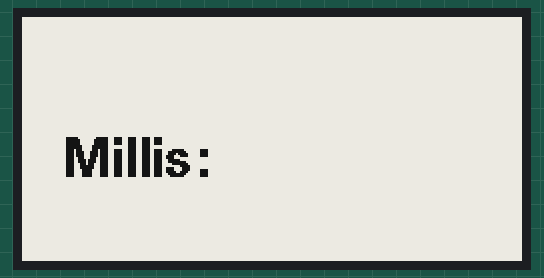
This sketch was run on a simulated Arduino Uno, built for the host (arithmetic inside an expression is 32-bit, double 64-bit). Parts: 250×122 one-colour display.

Above: at 3.3 s.
At 7.8 s:
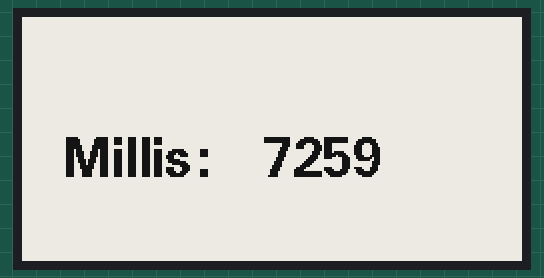
At 12.3 s:
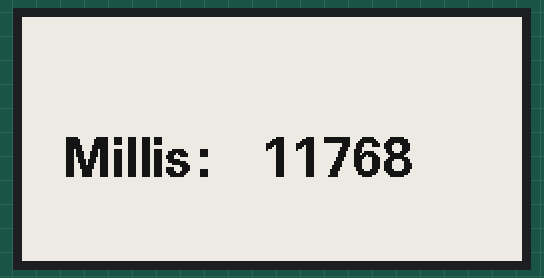
At 21.3 s:
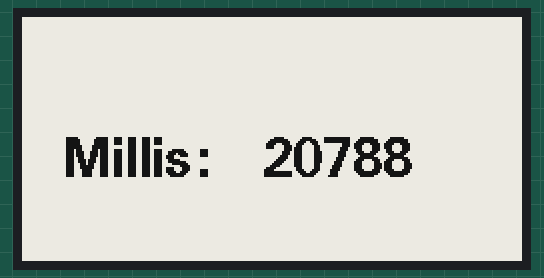
At 30.4 s:
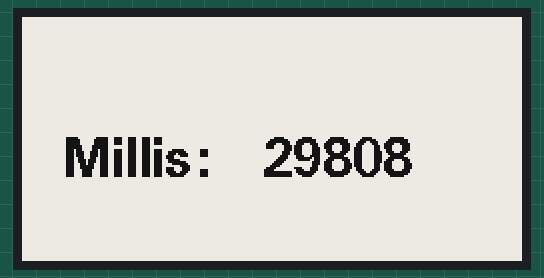
At 39.4 s:
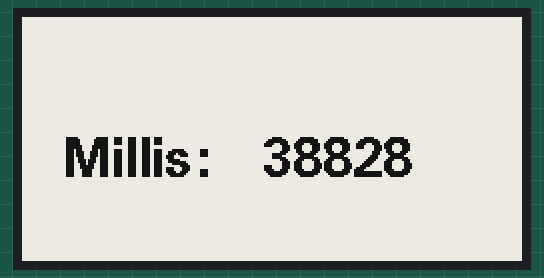

The sketch:

milis.ino
```cpp
#define ENABLE_GxEPD2_GFX 0

#include <GxEPD2_BW.h> // including both doesn't use more code or ram
#include <GxEPD2_3C.h> // including both doesn't use more code or ram
#include <U8g2_for_Adafruit_GFX.h>

//if you have another microcontroller or another e-ink display module you have to change the following line
GxEPD2_BW<GxEPD2_213_B72, GxEPD2_213_B72::HEIGHT> display(GxEPD2_213_B72(/*CS=D8*/ 1, /*DC=D3*/ 2, /*RST=D4*/ 3, /*BUSY=D2*/ 4)); // GDEH0213B72 122x250, SSD1675A (IL3897)

U8G2_FOR_ADAFRUIT_GFX u8g2Fonts;

void setup()
{
  display.init();
  display.setTextColor(GxEPD_BLACK);
  display.firstPage();
  display.setRotation(1);

  u8g2Fonts.begin(display); // connect u8g2 procedures to Adafruit GFX
  delay(1000);

  uint16_t bg = GxEPD_WHITE;
  uint16_t fg = GxEPD_BLACK;
  u8g2Fonts.setForegroundColor(fg);         // apply Adafruit GFX color
  u8g2Fonts.setBackgroundColor(bg);

  do{
    display.fillScreen(GxEPD_WHITE);

    u8g2Fonts.setFont(u8g2_font_fub20_tr);   //font is set
    u8g2Fonts.setCursor(20, 80);             //cursor(x,y)
    u8g2Fonts.print("Millis: ");   //print the text
  }while (display.nextPage());
}


void loop() {
  display.setPartialWindow(115, 50, 200, 40);
  display.firstPage();

  do{
    display.fillScreen(GxEPD_WHITE);
    u8g2Fonts.setCursor(120, 80);
    u8g2Fonts.print(millis());
  }while(display.nextPage());
}
```

Measured:
- what the display in image 0 shows lasts 0.5 s, from 3.3 s to 3.8 s
